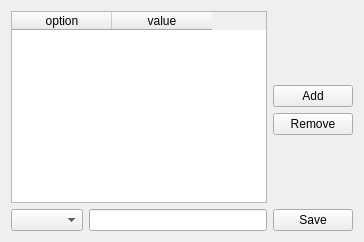
          <widget class="QWidget" name="kickstartOptionsTab">
           <attribute name="title">
            <string>Kickstart options</string>
           </attribute>
           <layout class="QGridLayout" name="gridLayout_6">
            <item row="0" column="0" rowspan="4" colspan="2">
             <widget class="QTableWidget" name="kickstartOptionsTableWidget">
              <column>
               <property name="text">
                <string>option</string>
               </property>
              </column>
              <column>
               <property name="text">
                <string>value</string>
               </property>
              </column>
             </widget>
            </item>
            <item row="4" column="0">
             <widget class="QComboBox" name="kickstartOptionsComboBox"/>
            </item>
            <item row="4" column="1">
             <widget class="QLineEdit" name="kickstartOptionValueLineEdit"/>
            </item>
            <item row="1" column="2">
             <widget class="QPushButton" name="addKickstartOptionButton">
              <property name="text">
               <string>Add</string>
              </property>
             </widget>
            </item>
            <item row="2" column="2">
             <widget class="QPushButton" name="removeKickstartOptionButton">
              <property name="text">
               <string>Remove</string>
              </property>
             </widget>
            </item>
            <item row="4" column="2">
             <widget class="QPushButton" name="saveKickstartOptionButton">
              <property name="text">
               <string>Save</string>
              </property>
             </widget>
            </item>
            <item row="3" column="2">
             <spacer name="verticalSpacer">
              <property name="orientation">
               <enum>Qt::Vertical</enum>
              </property>
              <property name="sizeHint" stdset="0">
               <size>
                <width>20</width>
                <height>40</height>
               </size>
              </property>
             </spacer>
            </item>
            <item row="0" column="2">
             <spacer name="verticalSpacer_4">
              <property name="orientation">
               <enum>Qt::Vertical</enum>
              </property>
              <property name="sizeHint" stdset="0">
               <size>
                <width>20</width>
                <height>40</height>
               </size>
              </property>
             </spacer>
            </item>
           </layout>
          </widget>
